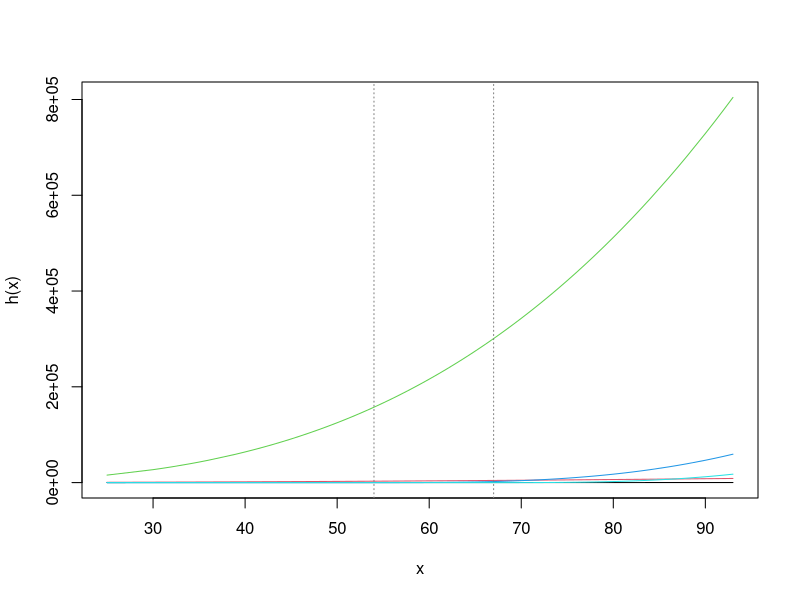
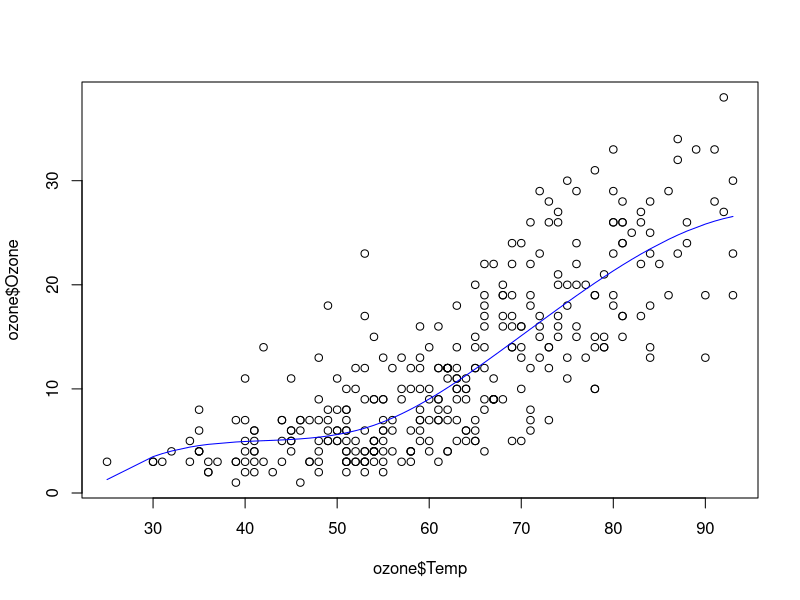
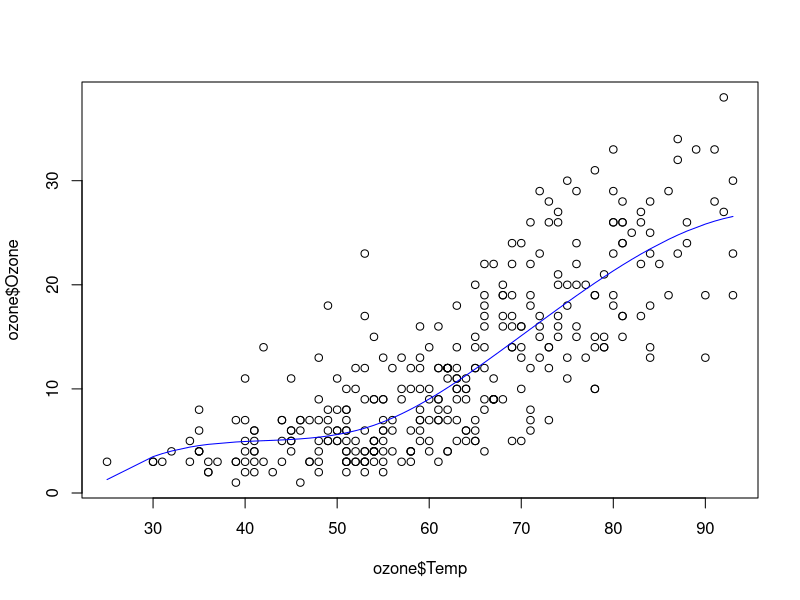
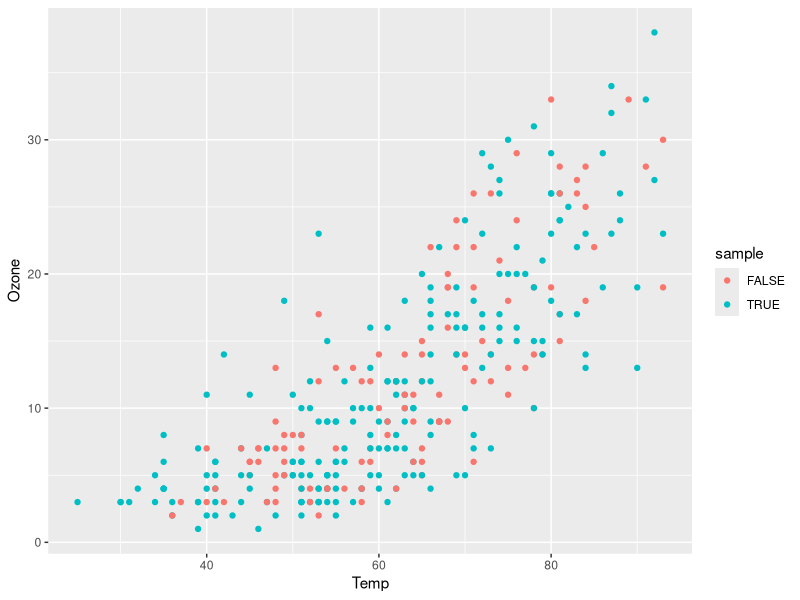
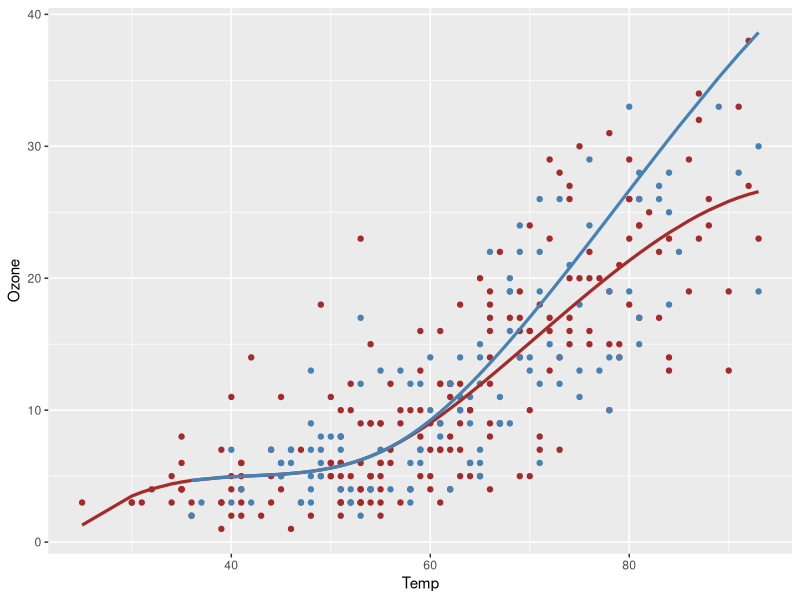
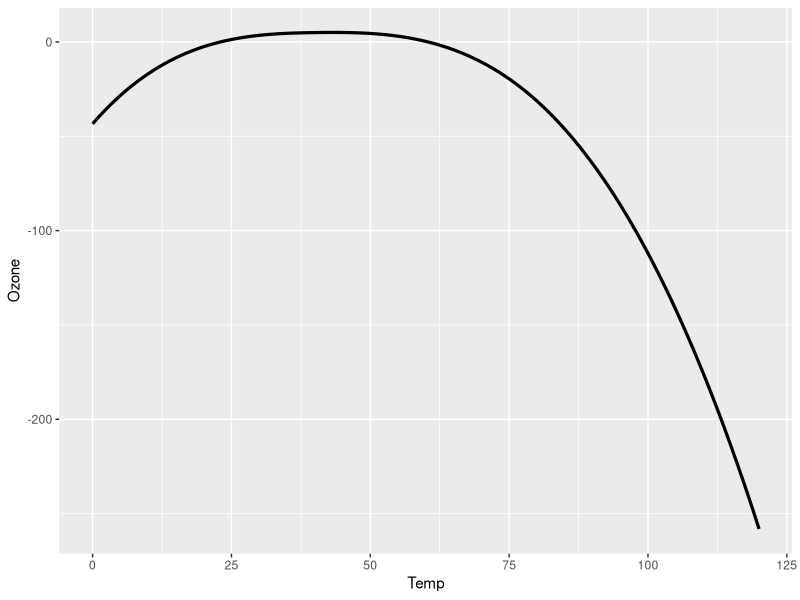
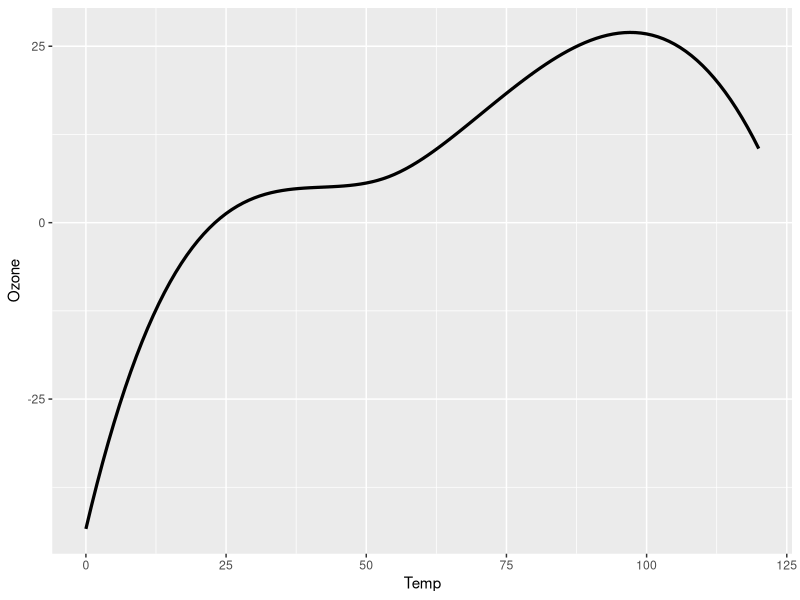
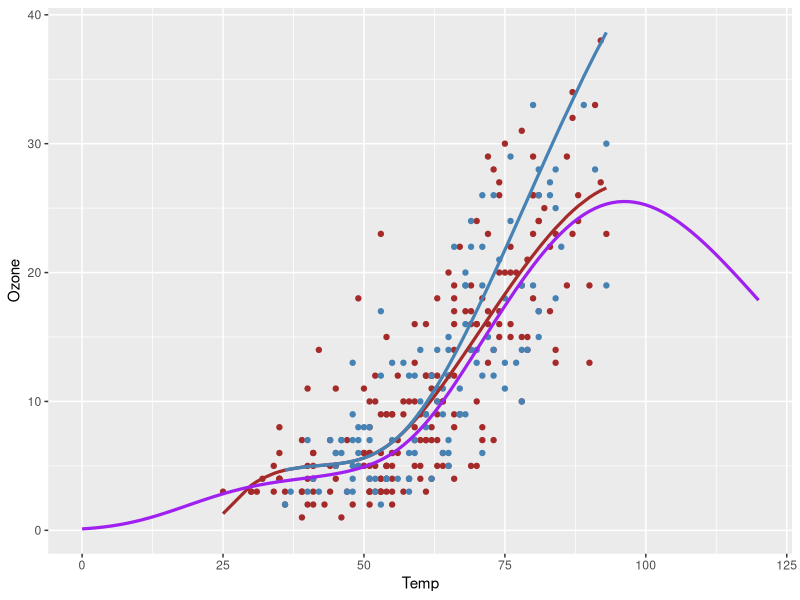

R code for these plots, in order:
## ---- chunk 1
knitr::opts_chunk$set(echo = TRUE, tidy=TRUE)
## ---- chunk 2
library(gclus)
data(ozone)

sample <- sample(c(TRUE, FALSE), nrow(ozone), replace=TRUE, prob=c(0.7,0.3))
train  <- ozone[sample, ]
test   <- ozone[!sample, ]

train <- train[order(train$Temp),]
test <- test[order(test$Temp),]
## ---- chunk 3
lecturespl<-function(x,nknots=2,M=4){
  # nknots ... number of knots- > placed at regular quantiles
  # M ... M-1 is the degree of the polynomial
  n <- length(x)
  # X will not get an intercept column
  X<-matrix(NA, nrow=n, ncol=(M-1) + nknots)
  for(i in 1:(M-1)){
    X[,i]<-x^i
  }
  # now the basis functions for the constraints:
  quant<-seq(0,1,1/(nknots+1))[c(2:(nknots+1))]
  qu<-quantile(x,quant)
  for(i in M:(M + nknots-1)){
    X[,i]<-ifelse(x-qu[i-M+1]<0,0,(x-qu[i-M+1])^(M-1))
  }
  list(X=X,quantiles=quant,xquantiles=qu, x=x)
}
## ---- chunk 4
plotspl <- function(splobj, ...){
  matplot(splobj$x, splobj$X,type="l",lty=1,
  xlab="x",ylab="h(x)", ...)
  abline(v=splobj$xquantiles,lty=3,col=gray(0.5))
}

spl = lecturespl(train$Temp)
plotspl(spl)

## ---- chunk 5
spl_train = data.frame(Ozone=train$Ozone, spl=spl$X)
spl_test = data.frame(spl=lecturespl(test$Temp)$X)

model = lm(Ozone~., data=spl_train)

plot(ozone$Temp, ozone$Ozone)
lines(train$Temp, predict(model, newdata=spl_train), col="blue")
## ---- chunk 6
library(ggplot2)
plot(ozone$Temp, ozone$Ozone)
lines(train$Temp,predict(model, newdata=spl_train), col="blue")

ggplot(data=ozone, aes(x=Temp, y=Ozone, col=sample),legend) +
  geom_point()

ggplot() +
  geom_point(data=train, aes(x=Temp, y=Ozone), col="brown") +
  geom_point(data=test, aes(x=Temp, y=Ozone), col="steelblue") +
  geom_line(data=spl_train, aes(x=train$Temp, y=predict(model, newdata=spl_train)), col="brown", lwd=1.1) +
  geom_line(data=spl_test, aes(x=test$Temp, y=predict(model, newdata=spl_test)), col="steelblue", lwd=1.1)
## ---- chunk 7
aug_temp = seq(0,120)
spl_aug = data.frame(spl=lecturespl(aug_temp)$X)

ggplot() +
  geom_line(data=spl_aug, aes(x=aug_temp, y=predict(model, newdata=spl_aug)), lwd=1.1) +
  labs(x="Temp", y="Ozone")
## ---- chunk 8
lecturespl_modified <- function(x,nknots=2,M=4) {
  # nknots ... number of knots- > placed at regular quantiles
  # M ... M-1 is the degree of the polynomial
  n <- length(x)
  # X will not get an intercept column
  X<-matrix(NA, nrow=n, ncol=(M-1) + nknots)
  for(i in 1:(M-1)){
    X[,i]<-x^i
  }
  # now the basis functions for the constraints:
  quant<-seq(0,1,1/(nknots+1))[c(2:(nknots+1))]
  qu<-quantile(train$Temp,quant)
  for(i in M:(M + nknots-1)){
    X[,i]<-ifelse(x-qu[i-M+1]<0,0,(x-qu[i-M+1])^(M-1))
  }
  list(X=X,quantiles=quant,xquantiles=qu)
}

aug_temp = seq(0,120)
spl_aug = data.frame(spl=lecturespl_modified(aug_temp)$X)

ggplot() +
  geom_line(data=spl_aug, aes(x=aug_temp, y=predict(model, newdata=spl_aug)), lwd=1.1) +
  labs(x="Temp", y="Ozone")
## ---- chunk 9
log_model = lm(log(Ozone)~., data=spl_train)

ggplot() +
  geom_point(data=train, aes(x=Temp, y=Ozone), col="brown") +
  geom_point(data=test, aes(x=Temp, y=Ozone), col="steelblue") +
  geom_line(data=spl_train, aes(x=train$Temp, y=predict(model, newdata=spl_train)), col="brown", lwd=1.1) +
  geom_line(data=spl_test, aes(x=test$Temp, y=predict(model, newdata=spl_test)), col="steelblue", lwd=1.1) +
  geom_line(data=spl_aug, aes(x=aug_temp, y=exp(predict(log_model, newdata=spl_aug))), col="purple", lwd=1.1)
